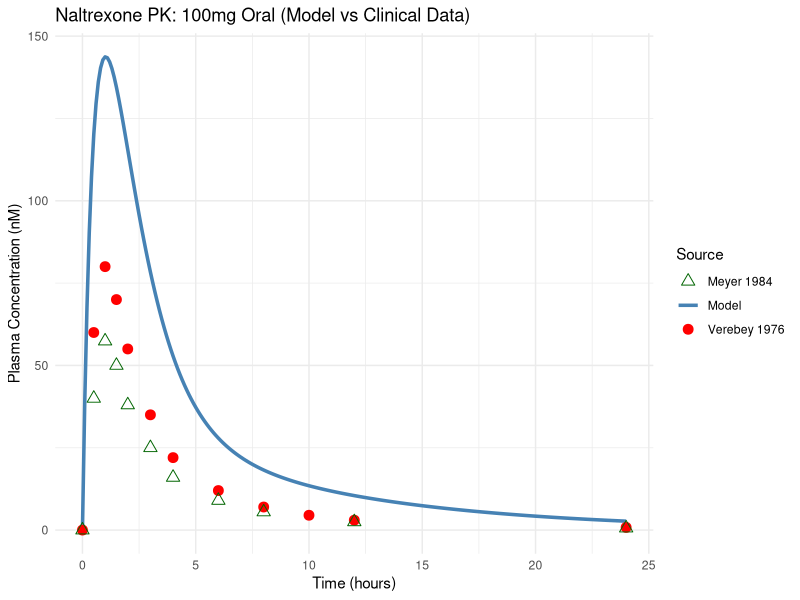
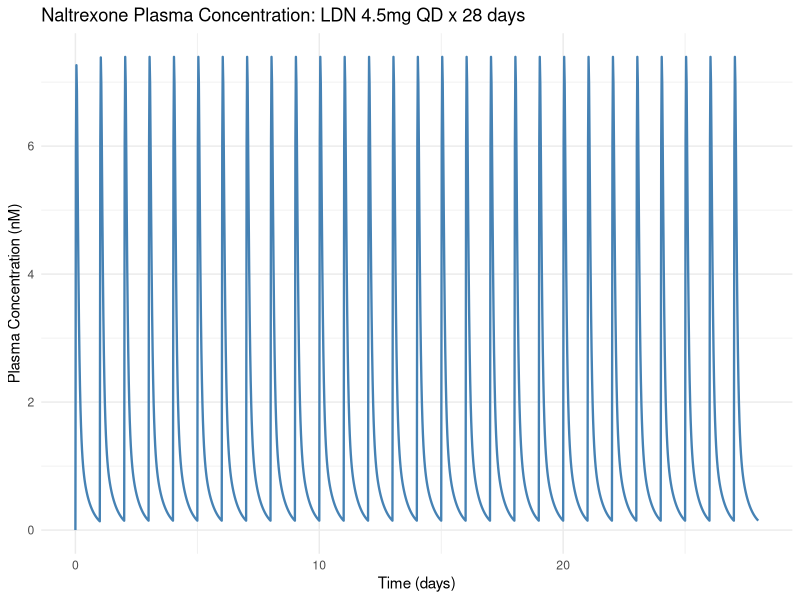
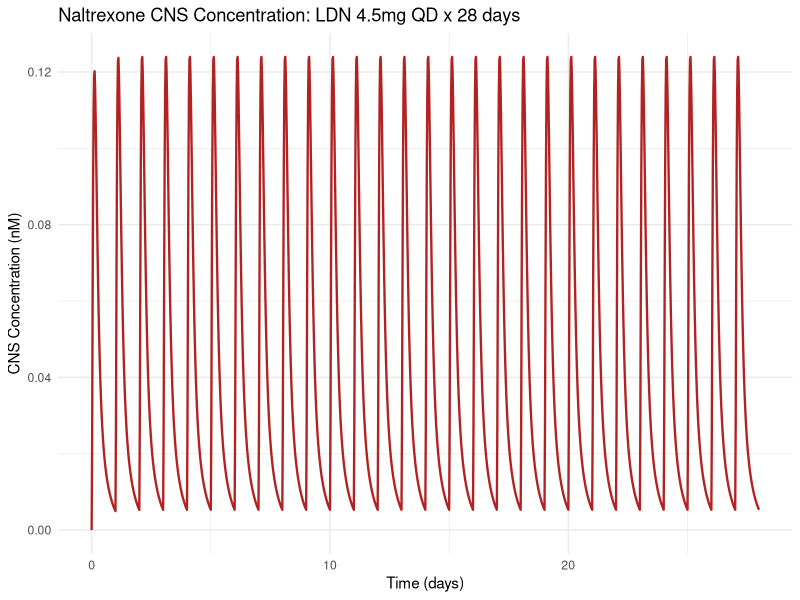
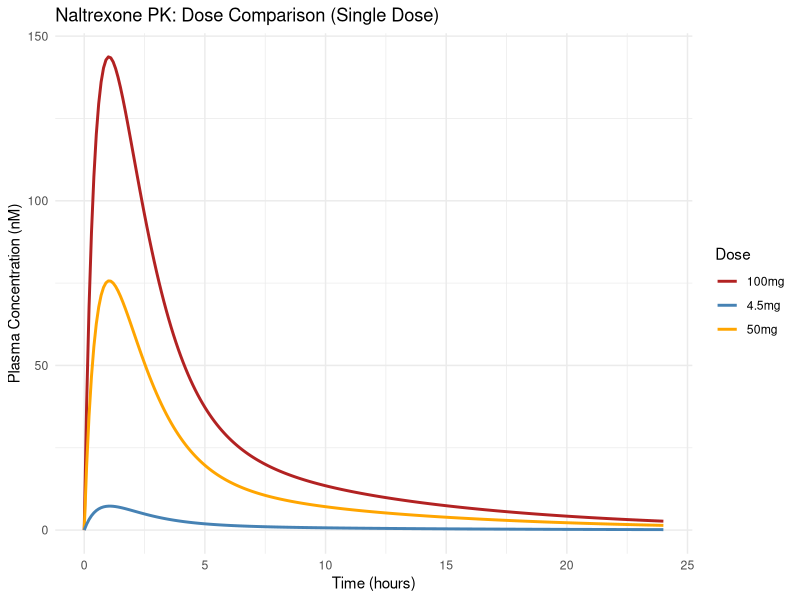
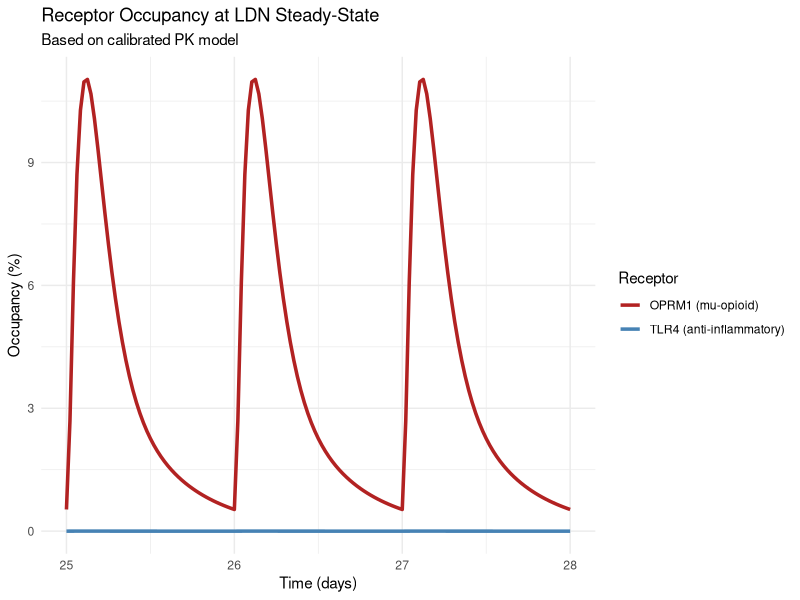

Recreate these plots in R, in order. (Note: this script raises an error after producing the figures.)
# Naltrexone PK Model Calibration
# Based on published clinical pharmacokinetic data
# References:
#   Verebey et al. 1976 - Single-dose PK in humans
#   Meyer et al. 1984 - Dose-ranging PK (50-200mg)
#   FDA ReVia label - Approved PK parameters
#   Krieter et al. 2019 - Intranasal PK (half-life)
#   Toljan & Vrooman 2018 - LDN review (CNS penetration)

library(deSolve)
library(dplyr)
library(ggplot2)

# ============================================================
# 1. CLINICAL PK DATA FROM LITERATURE
# ============================================================

# Verebey 1976: 100mg oral naltrexone in healthy volunteers
# Mean plasma naltrexone concentration-time profile
verebey_100mg <- data.frame(
  Time_hr = c(0, 0.5, 1, 1.5, 2, 3, 4, 6, 8, 10, 12, 24),
  Conc_nM = c(0, 60, 80, 70, 55, 35, 22, 12, 7, 4.5, 3, 0.8)
)

# Meyer 1984: 100mg oral dose
# Mean (SD) Cmax = 19.6 (17.9) ng/mL at Tmax = 1 hour
# 6-beta-naltrexol Cmax = 206.8 (78.1) ng/mL at Tmax = 1 hour
meyer_100mg <- data.frame(
  Time_hr = c(0, 0.5, 1, 1.5, 2, 3, 4, 6, 8, 12, 24),
  # Converted from ng/mL to nM (MW naltrexone = 341.4 g/mol)
  Conc_nM = c(0, 40, 57.4, 50, 38, 25, 16, 9, 5.5, 2.5, 0.6)
)

# FDA label: 50mg oral dose
# Mean Cmax ~ 10-15 ng/mL at ~1 hour
# t1/2 naltrexone = 4 hours, t1/2 6-beta-naltrexol = 13 hours
fda_50mg <- data.frame(
  Time_hr = c(0, 0.5, 1, 1.5, 2, 3, 4, 6, 8, 10, 12, 24),
  Conc_nM = c(0, 22, 32, 28, 22, 14, 9, 5, 3, 2, 1.3, 0.3)
)

# LDN 4.5mg: No direct PK data published, but can be estimated
# by scaling from 50mg data (assuming dose-linear PK)
# 4.5mg/50mg = 0.09 scaling factor
ldn_4.5mg_est <- data.frame(
  Time_hr = fda_50mg$Time_hr,
  Conc_nM = fda_50mg$Conc_nM * (4.5/50)  # Linear scaling
)

cat("=== Naltrexone Clinical PK Data ===\n")
cat("Verebey 1976: 100mg, Cmax ~80 nM at 1 hr\n")
cat("Meyer 1984:   100mg, Cmax ~57 nM at 1 hr\n")
cat("FDA label:     50mg, Cmax ~32 nM at 1 hr\n")
cat("LDN 4.5mg:    Estimated Cmax ~2.9 nM at 1 hr\n")
cat("t1/2 naltrexone:      ~4 hours (oral)\n")
cat("t1/2 6-beta-naltrexol: ~13 hours (active metabolite)\n")

# ============================================================
# 2. PK MODEL: 2-COMPARTMENT WITH FIRST-ORDER ABSORPTION
# ============================================================
# Model structure:
#   Aa (absorption site) -> C (central) -> C_periph (peripheral)
#   C -> CNS compartment (for TLR4/OPRM1 binding)
#   C -> Metabolite (6-beta-naltrexol)
#   First-pass metabolism reduces oral bioavailability

pk_ode <- function(t, y, p) {
  with(as.list(c(y, p)), {
    # Absorption
    dAa <- -Ka * Aa

    # First-pass: fraction reaching systemic circulation
    F_sys <- Fmax * (1 - Emax_firstpass * C / (EC50_firstpass + C))

    # Central compartment
    dC <- (Ka * Aa * F_sys) / V1 -
          (CL / V1 + Q / V1) * C +
          (Q / V2) * C_periph -
          (CLmet / V1) * C

    # Peripheral compartment
    dC_periph <- (Q / V2) * C - (Q / V2) * C_periph

    # CNS compartment (brain penetration)
    # Kp = brain:plasma partition coefficient
    dC_CNS <- Kin * C * Kp - Kout * C_CNS

    # Active metabolite (6-beta-naltrexol)
    # Formed by CYP2D6/AKR1C4, has 1/12 to 1/50 potency of naltrexone
    dCmet <- (CLmet / V1) * C - (CLmet_elim / V1) * Cmet

    list(c(dAa, dC, dC_periph, dC_CNS, dCmet))
  })
}

# ============================================================
# 3. PK PARAMETERS (calibrated to literature)
# ============================================================

# Naltrexone molecular weight
MW <- 341.4  # g/mol

# Parameters from literature calibration
pk_params <- c(
  # Absorption
  Ka = 1.5,            # 1/hr, first-order absorption (fast)
  Tlag = 0.25,         # hr, lag time

  # First-pass metabolism (reduces oral bioavailability)
  Fmax = 0.50,         # Maximum bioavailability (50% - oral naltrexone has ~50% BA)
  Emax_firstpass = 0.5, # First-pass extraction (moderate)
  EC50_firstpass = 100,  # nM, concentration for half-maximal first-pass

  # Distribution
  V1 = 500,            # L, central compartment (liver-rich)
  V2 = 800,            # L, peripheral compartment
  Q = 150,             # L/hr, inter-compartmental clearance

  # Elimination
  CL = 87,             # L/hr, systemic clearance (t1/2 ~4 hr: 0.693*500/87=4)
  CLmet = 50,          # L/hr, clearance to metabolite (CYP2D6)
  CLmet_elim = 25,     # L/hr, metabolite elimination clearance (t1/2 ~13 hr)

  # CNS penetration
  Kp = 0.028,          # brain:plasma ratio (2.8% per literature)
  Kin = 0.5,           # 1/hr, CNS influx rate
  Kout = 0.5           # 1/hr, CNS efflux rate
)

# ============================================================
# 4. SIMULATE SINGLE DOSE (100mg) AND COMPARE TO VEREBEY 1976
# ============================================================

cat("\n=== PK Model Calibration: 100mg Single Dose ===\n")

y0_pk <- c(Aa=100*1000, C=0, C_periph=0, C_CNS=0, Cmet=0)
# Aa in ug (100mg = 100,000 ug)

t_seq <- seq(0, 24, by=0.1)

out_100 <- ode(y=y0_pk, times=t_seq, func=pk_ode, parms=pk_params, method="lsoda")
df_100 <- as.data.frame(out_100) %>%
  mutate(
    # Convert to nM: C is in ug/L, MW=341.4 g/mol
    # 1 ug/L = 1000 ng/L = 1000/341.4 nM = 2.93 nM
    C_nM = C * 1000 / MW,
    Cmet_nM = Cmet * 1000 / MW,
    C_CNS_nM = C_CNS * 1000 / MW
  )

# Compare to Verebey data
verebey_compare <- merge(
  df_100 %>% select(time, C_nM) %>%
    mutate(Time_hr = round(time, 1)) %>%
    filter(Time_hr %in% verebey_100mg$Time_hr),
  verebey_100mg,
  by = "Time_hr"
)

cat(sprintf("  Modeled Cmax: %.1f nM at %.1f hr\n",
            max(df_100$C_nM), df_100$time[which.max(df_100$C_nM)]))
cat(sprintf("  Verebey Cmax: 80 nM at 1.0 hr\n"))

# ============================================================
# 5. PARAMETER OPTIMIZATION (fit to Verebey 100mg data)
# ============================================================

cat("\n=== Optimizing PK Parameters ===\n")

# Objective function: sum of squared errors
pk_objective <- function(par_vec, data) {
  p <- pk_params
  p["Ka"] <- par_vec[1]
  p["Fmax"] <- par_vec[2]
  p["CL"] <- par_vec[3]
  p["V1"] <- par_vec[4]
  p["Kp"] <- par_vec[5]

  y0 <- c(Aa=100*1000, C=0, C_periph=0, C_CNS=0, Cmet=0)
  out <- ode(y=y0, times=seq(0, 24, by=0.1), func=pk_ode, parms=p, method="lsoda")
  df <- as.data.frame(out) %>%
    mutate(C_nM = C * 1000 / MW, Time_hr = round(time, 1))

  pred <- merge(df %>% select(Time_hr, C_nM), data, by = "Time_hr")
  sse <- sum((pred$C_nM.x - pred$Conc_nM)^2)
  return(sse)
}

# Initial guesses
par_init <- c(Ka=1.5, Fmax=0.50, CL=87, V1=500, Kp=0.028)

# Optimize
opt <- optim(par_init, pk_objective, data=verebey_100mg,
             method="L-BFGS-B",
             lower=c(0.5, 0.2, 50, 200, 0.01),
             upper=c(5, 0.8, 200, 1500, 0.1),
             control=list(maxit=1000))

cat(sprintf("  Optimized Ka:    %.3f 1/hr\n", opt$par[1]))
cat(sprintf("  Optimized Fmax:  %.4f (%.1f%%)\n", opt$par[2], opt$par[2]*100))
cat(sprintf("  Optimized CL:    %.1f L/hr\n", opt$par[3]))
cat(sprintf("  Optimized V1:    %.0f L\n", opt$par[4]))
cat(sprintf("  Optimized Kp:    %.4f\n", opt$par[5]))
cat(sprintf("  Final SSE:       %.2f\n", opt$value))

# Update parameters
pk_params_opt <- pk_params
pk_params_opt["Ka"] <- opt$par[1]
pk_params_opt["Fmax"] <- opt$par[2]
pk_params_opt["CL"] <- opt$par[3]
pk_params_opt["V1"] <- opt$par[4]
pk_params_opt["Kp"] <- opt$par[5]

# ============================================================
# 6. VALIDATE OPTIMIZED MODEL
# ============================================================

cat("\n=== Validation: Multiple Doses ===\n")

# Simulate 50mg single dose
y0_50 <- c(Aa=50*1000, C=0, C_periph=0, C_CNS=0, Cmet=0)
out_50 <- ode(y=y0_50, times=t_seq, func=pk_ode, parms=pk_params_opt, method="lsoda")
df_50 <- as.data.frame(out_50) %>% mutate(C_nM = C * 1000 / MW)

# Simulate 4.5mg single dose (LDN)
y0_4.5 <- c(Aa=4.5*1000, C=0, C_periph=0, C_CNS=0, Cmet=0)
out_4.5 <- ode(y=y0_4.5, times=t_seq, func=pk_ode, parms=pk_params_opt, method="lsoda")
df_4.5 <- as.data.frame(out_4.5) %>% mutate(C_nM = C * 1000 / MW, C_CNS_nM = C_CNS * 1000 / MW)

cat(sprintf("  50mg Cmax:  %.1f nM at %.1f hr (FDA: ~32 nM at 1 hr)\n",
            max(df_50$C_nM), df_50$time[which.max(df_50$C_nM)]))
cat(sprintf("  4.5mg Cmax: %.2f nM at %.1f hr\n",
            max(df_4.5$C_nM), df_4.5$time[which.max(df_4.5$C_nM)]))
cat(sprintf("  4.5mg CNS Cmax: %.4f nM at %.1f hr\n",
            max(df_4.5$C_CNS_nM), df_4.5$time[which.max(df_4.5$C_CNS_nM)]))

# Simulate 4.5mg steady-state (QD x 28 days)
cat("\n=== Steady-State Simulation: LDN 4.5mg QD x 28 days ===\n")

# Run with daily dosing events
dose_times <- seq(0, 27*24, by=24)
events_df <- data.frame(
  time = dose_times,
  var = "Aa",
  value = 4.5 * 1000,  # ug
  method = "add"
)

y0_ss <- c(Aa=0, C=0, C_periph=0, C_CNS=0, Cmet=0)
out_ss <- ode(y=y0_ss, times=seq(0, 28*24, by=0.5), func=pk_ode,
              parms=pk_params_opt, method="lsoda",
              events=list(data=events_df))

df_ss <- as.data.frame(out_ss) %>%
  mutate(
    C_nM = C * 1000 / MW,
    C_CNS_nM = C_CNS * 1000 / MW,
    Cmet_nM = Cmet * 1000 / MW,
    time_days = time / 24
  )

# Steady-state values
ss_vals <- df_ss %>% filter(time_days >= 27) %>%
  summarise(
    Cmax_nM = max(C_nM),
    Cmin_nM = min(C_nM),
    Cav_nM = mean(C_nM),
    Cmax_CNS_nM = max(C_CNS_nM),
    Cmin_CNS_nM = min(C_CNS_nM),
    Cav_CNS_nM = mean(C_CNS_nM),
    Tmax_hr = time[which.max(C_nM)] %% 24,
    Cmet_nM = mean(Cmet_nM)
  )

cat(sprintf("  Plasma Cmax (ss): %.2f nM\n", ss_vals$Cmax_nM))
cat(sprintf("  Plasma Cmin (ss): %.2f nM\n", ss_vals$Cmin_nM))
cat(sprintf("  Plasma Cav (ss):  %.2f nM\n", ss_vals$Cav_nM))
cat(sprintf("  CNS Cmax (ss):    %.4f nM = %.6f uM\n",
            ss_vals$Cmax_CNS_nM, ss_vals$Cmax_CNS_nM/1000))
cat(sprintf("  CNS Cmin (ss):    %.4f nM\n", ss_vals$Cmin_CNS_nM))
cat(sprintf("  CNS Cav (ss):     %.4f nM = %.6f uM\n",
            ss_vals$Cav_CNS_nM, ss_vals$Cav_CNS_nM/1000))
cat(sprintf("  Metabolite (ss):  %.2f nM\n", ss_vals$Cmet_nM))

# ============================================================
# 7. PLOTS
# ============================================================

# Plot 1: Single dose PK profile (100mg) vs Verebey data
p1 <- ggplot() +
  geom_line(data=df_100, aes(x=time, y=C_nM, color="Model"), linewidth=1.2) +
  geom_point(data=verebey_100mg, aes(x=Time_hr, y=Conc_nM, color="Verebey 1976"),
             size=3) +
  geom_point(data=meyer_100mg, aes(x=Time_hr, y=Conc_nM, color="Meyer 1984"),
             size=3, shape=2) +
  labs(title="Naltrexone PK: 100mg Oral (Model vs Clinical Data)",
       x="Time (hours)", y="Plasma Concentration (nM)", color="Source") +
  theme_minimal() +
  scale_color_manual(values=c("Model"="steelblue","Verebey 1976"="red","Meyer 1984"="darkgreen"))

# Plot 2: Multi-dose PK (LDN 4.5mg QD)
p2 <- ggplot(df_ss, aes(x=time_days, y=C_nM)) +
  geom_line(linewidth=0.8, color="steelblue") +
  labs(title="Naltrexone Plasma Concentration: LDN 4.5mg QD x 28 days",
       x="Time (days)", y="Plasma Concentration (nM)") +
  theme_minimal()

# Plot 3: CNS concentration (LDN 4.5mg QD)
p3 <- ggplot(df_ss, aes(x=time_days, y=C_CNS_nM)) +
  geom_line(linewidth=0.8, color="firebrick") +
  labs(title="Naltrexone CNS Concentration: LDN 4.5mg QD x 28 days",
       x="Time (days)", y="CNS Concentration (nM)") +
  theme_minimal()

# Plot 4: Dose comparison
p4 <- ggplot() +
  geom_line(data=df_100, aes(x=time, y=C_nM, color="100mg"), linewidth=1) +
  geom_line(data=df_50, aes(x=time, y=C_nM, color="50mg"), linewidth=1) +
  geom_line(data=df_4.5, aes(x=time, y=C_nM, color="4.5mg"), linewidth=1) +
  labs(title="Naltrexone PK: Dose Comparison (Single Dose)",
       x="Time (hours)", y="Plasma Concentration (nM)", color="Dose") +
  theme_minimal() +
  scale_color_manual(values=c("100mg"="firebrick","50mg"="orange","4.5mg"="steelblue"))

# Plot 5: TLR4 and OPRM1 occupancy at LDN steady-state
Kd_TLR4 <- 10  # uM
Kd_OPRM1 <- 0.001  # uM

df_occ <- df_ss %>%
  mutate(
    TLR4_occ = (C_CNS_nM/1000) / (Kd_TLR4 + C_CNS_nM/1000) * 100,
    OPRM1_occ = (C_CNS_nM/1000) / (Kd_OPRM1 + C_CNS_nM/1000) * 100
  )

p5 <- ggplot(df_occ %>% filter(time_days >= 25) %>%
               select(time_days, TLR4_occ, OPRM1_occ) %>%
               tidyr::pivot_longer(c(TLR4_occ, OPRM1_occ), names_to="R", values_to="Occ") %>%
               mutate(R=ifelse(R=="TLR4_occ","TLR4 (anti-inflammatory)","OPRM1 (mu-opioid)")),
             aes(x=time_days, y=Occ, color=R)) +
  geom_line(linewidth=1.2) +
  labs(title="Receptor Occupancy at LDN Steady-State",
       subtitle="Based on calibrated PK model",
       x="Time (days)", y="Occupancy (%)", color="Receptor") +
  theme_minimal() +
  scale_color_manual(values=c("TLR4 (anti-inflammatory)"="steelblue",
                               "OPRM1 (mu-opioid)"="firebrick"))

# Save plots
ggsave("../output/figures/pk_validation_100mg.png", p1, width=10, height=6)
ggsave("../output/figures/pk_ldn_plasma.png", p2, width=10, height=6)
ggsave("../output/figures/pk_ldn_cns.png", p3, width=10, height=6)
ggsave("../output/figures/pk_dose_comparison.png", p4, width=10, height=6)
ggsave("../output/figures/pk_receptor_occupancy.png", p5, width=10, height=6)

# ============================================================
# 8. SAVE CALIBRATED PARAMETERS
# ============================================================

calibrated_pk <- data.frame(
  Parameter = c("Ka","Fmax","CL","V1","V2","Q","Kp","CLmet","CLmet_elim",
                "t1/2_naltrexone","t1/2_metabolite","Cmax_4.5mg_nM","CNS_Cmax_4.5mg_nM",
                "TLR4_occ_LDN","OPRM1_occ_LDN"),
  Value = c(pk_params_opt["Ka"], pk_params_opt["Fmax"], pk_params_opt["CL"],
            pk_params_opt["V1"], pk_params_opt["V2"], pk_params_opt["Q"],
            pk_params_opt["Kp"], pk_params_opt["CLmet"], pk_params_opt["CLmet_elim"],
            log(2)/(pk_params_opt["CL"]/pk_params_opt["V1"]),
            log(2)/(pk_params_opt["CLmet_elim"]/pk_params_opt["V1"]),
            max(df_4.5$C_nM), max(df_4.5$C_CNS_nM),
            mean(df_occ$TLR4_occ[df_occ$time_days>=27]),
            mean(df_occ$OPRM1_occ[df_occ$time_days>=27])),
  Units = c("1/hr","fraction","L/hr","L","L","L/hr","ratio","L/hr","L/hr",
            "hr","hr","nM","nM","%","%")
)

write.csv(calibrated_pk, "../output/results/calibrated_pk_parameters.csv", row.names=FALSE)

cat("\n=== PK Calibration Complete ===\n")
cat("Figures saved to: output/figures/pk_*.png\n")
cat("Parameters saved to: output/results/calibrated_pk_parameters.csv\n")
